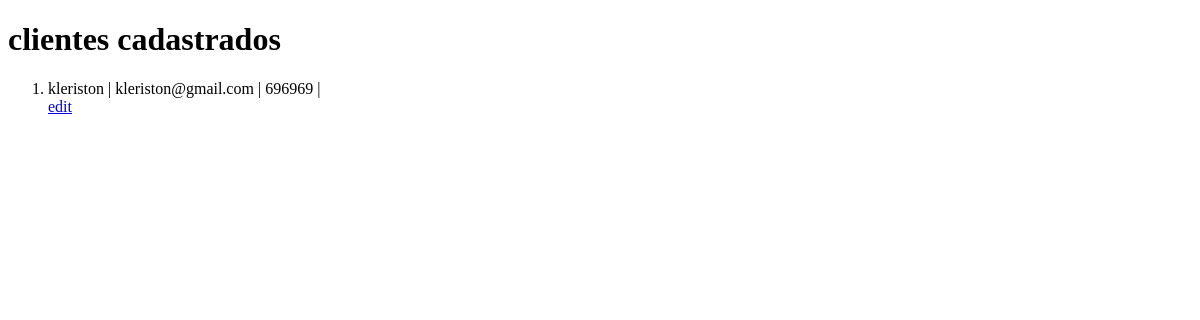
Before: /clientes/view with the older database file.
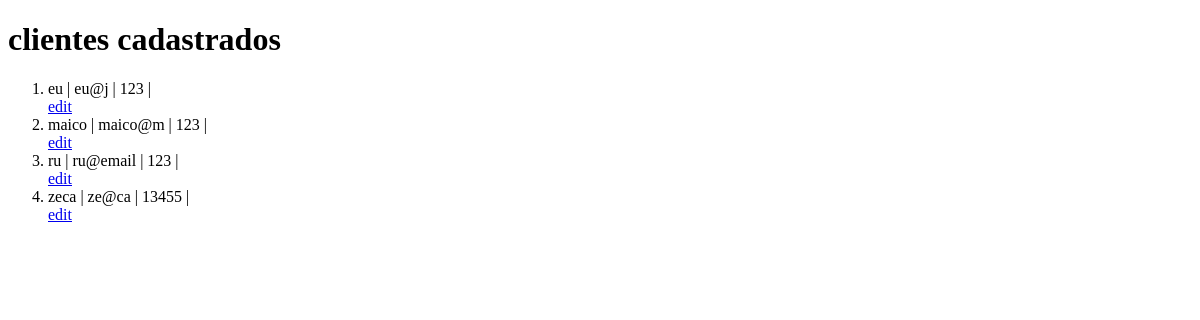
After: the same page with the newer database file.
### models/clientes.py (models this page shows, shortened)
class Cliente(Base, UserMixin):
    __tablename__ = 'tb_clientes'
    cli_id:Mapped[int] = mapped_column(primary_key = True, autoincrement=True)
    cli_nome:Mapped[str] = mapped_column(nullable=False)
    cli_email:Mapped[str] = mapped_column(unique = True, nullable=False)
    cli_telefone:Mapped[str] = mapped_column(nullable=False)
    cli_endereco:Mapped[str] = mapped_column(nullable=False)
    vendas: Mapped[list["Venda"]] = relationship("Venda", back_populates="clientes")
    @classmethod
    def all(cls, ordem = "crescente"):
        if ordem == "crescente":
            direcao = "ASC"
        elif ordem == "decrescente":
            direcao = "DESC"
        sql = text(f"SELECT * FROM tb_clientes ORDER BY cli_nome {direcao}")
        clientes = session.execute(sql).fetchall()
        return clientes

### controllers/clientes.py (the view)
@cliente_bp.route('/view', methods=['POST', 'GET'])
def view():
    if request.method == 'POST':
        ordem = request.form['ordem']
        clientes = Cliente.all(ordem=ordem)
    elif request.method == 'GET':
        clientes = Cliente.all()
    return render_template('clientes/view.html', clientes = clientes)

### templates/clientes/view.html (shortened to what this page needs)
{% extends "model.html" %}
{% block content %}
<h1>clientes cadastrados</h1>
<div>
    <ol>
        {% for cliente in clientes %}
            <li>{{cliente.cli_nome}} | {{cliente.cli_email}} | {{cliente.cli_telefone}} | {{cliente.endereco}}</li>
            <a href="{{url_for('cliente.edit', cli_id=cliente.cli_id)}}">edit</a>
        {% endfor %}
    </ol>
</div>
{% endblock %}

### templates/model.html (shortened to what this page needs)
<!DOCTYPE html>
<html lang="en">
<head>
</head>
<body>
    {% block content %}{% endblock %}
</body>
</html>

Changed rows visible on the page:
added Cliente: cli_nome "eu", cli_email "eu@j", cli_telefone "123"
changed Cliente: cli_nome "kleriston" → "maico"; cli_email "kleriston@gmail.com" → "maico@m"; cli_telefone "696969" → "123"
added Cliente: cli_nome "ru", cli_email "ru@email", cli_telefone "123"
added Cliente: cli_nome "zeca", cli_email "ze@ca", cli_telefone "13455"
